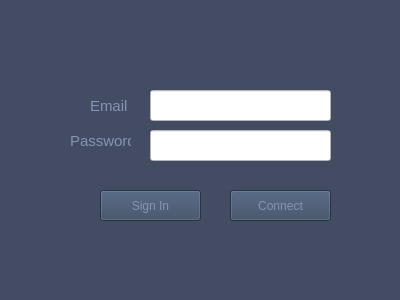
<?xml version="1.0" encoding="UTF-8"?>
<ui version="4.0">
 <class>MainWindow</class>
 <widget class="QMainWindow" name="MainWindow">
  <property name="geometry">
   <rect>
    <x>0</x>
    <y>0</y>
    <width>400</width>
    <height>300</height>
   </rect>
  </property>
  <property name="minimumSize">
   <size>
    <width>400</width>
    <height>300</height>
   </size>
  </property>
  <property name="maximumSize">
   <size>
    <width>400</width>
    <height>300</height>
   </size>
  </property>
  <property name="font">
   <font>
    <family>MS Shell Dlg 2</family>
   </font>
  </property>
  <property name="windowTitle">
   <string notr="true">Cubbyhole</string>
  </property>
  <property name="windowIcon">
   <iconset>
    <normaloff>1.ico</normaloff>1.ico</iconset>
  </property>
  <property name="styleSheet">
   <string notr="true">color: rgb(134, 146, 178);
background-color: rgb(68, 76, 99);</string>
  </property>
  <widget class="QWidget" name="centralWidget">
   <widget class="QPushButton" name="pushButton">
    <property name="geometry">
     <rect>
      <x>230</x>
      <y>190</y>
      <width>101</width>
      <height>31</height>
     </rect>
    </property>
    <property name="styleSheet">
     <string notr="true">background-color: rgb(54, 71, 96);</string>
    </property>
    <property name="text">
     <string>Connect</string>
    </property>
   </widget>
   <widget class="QLineEdit" name="lineEdit">
    <property name="geometry">
     <rect>
      <x>150</x>
      <y>90</y>
      <width>181</width>
      <height>31</height>
     </rect>
    </property>
    <property name="styleSheet">
     <string notr="true">background-color: rgb(255, 255, 255);
color: rgb(0, 0, 0);</string>
    </property>
    <property name="inputMethodHints">
     <set>Qt::ImhEmailCharactersOnly</set>
    </property>
   </widget>
   <widget class="QLineEdit" name="lineEdit_2">
    <property name="geometry">
     <rect>
      <x>150</x>
      <y>130</y>
      <width>181</width>
      <height>31</height>
     </rect>
    </property>
    <property name="styleSheet">
     <string notr="true">background-color: rgb(255, 255, 255);
color: rgb(0, 0, 0);</string>
    </property>
    <property name="inputMethodHints">
     <set>Qt::ImhHiddenText|Qt::ImhNoAutoUppercase|Qt::ImhNoPredictiveText|Qt::ImhSensitiveData</set>
    </property>
    <property name="inputMask">
     <string notr="true"/>
    </property>
    <property name="text">
     <string notr="true"/>
    </property>
    <property name="echoMode">
     <enum>QLineEdit::Password</enum>
    </property>
   </widget>
   <widget class="QLabel" name="label">
    <property name="geometry">
     <rect>
      <x>90</x>
      <y>90</y>
      <width>41</width>
      <height>31</height>
     </rect>
    </property>
    <property name="font">
     <font>
      <pointsize>11</pointsize>
     </font>
    </property>
    <property name="styleSheet">
     <string notr="true"/>
    </property>
    <property name="text">
     <string>Email</string>
    </property>
   </widget>
   <widget class="QLabel" name="label_2">
    <property name="geometry">
     <rect>
      <x>70</x>
      <y>120</y>
      <width>61</width>
      <height>41</height>
     </rect>
    </property>
    <property name="font">
     <font>
      <family>MS Shell Dlg 2</family>
      <pointsize>11</pointsize>
      <weight>50</weight>
      <italic>false</italic>
      <bold>false</bold>
     </font>
    </property>
    <property name="text">
     <string>Password</string>
    </property>
   </widget>
   <widget class="QLabel" name="label_3">
    <property name="geometry">
     <rect>
      <x>120</x>
      <y>10</y>
      <width>261</width>
      <height>71</height>
     </rect>
    </property>
    <property name="font">
     <font>
      <pointsize>10</pointsize>
      <weight>75</weight>
      <bold>true</bold>
     </font>
    </property>
    <property name="styleSheet">
     <string notr="true">color: rgb(255, 0, 0);</string>
    </property>
    <property name="text">
     <string/>
    </property>
   </widget>
   <widget class="QPushButton" name="pushButton_2">
    <property name="geometry">
     <rect>
      <x>100</x>
      <y>190</y>
      <width>101</width>
      <height>31</height>
     </rect>
    </property>
    <property name="styleSheet">
     <string notr="true">background-color: rgb(54, 71, 96);</string>
    </property>
    <property name="text">
     <string>Sign In</string>
    </property>
   </widget>
  </widget>
 </widget>
 <layoutdefault spacing="6" margin="11"/>
 <resources/>
 <connections/>
</ui>
